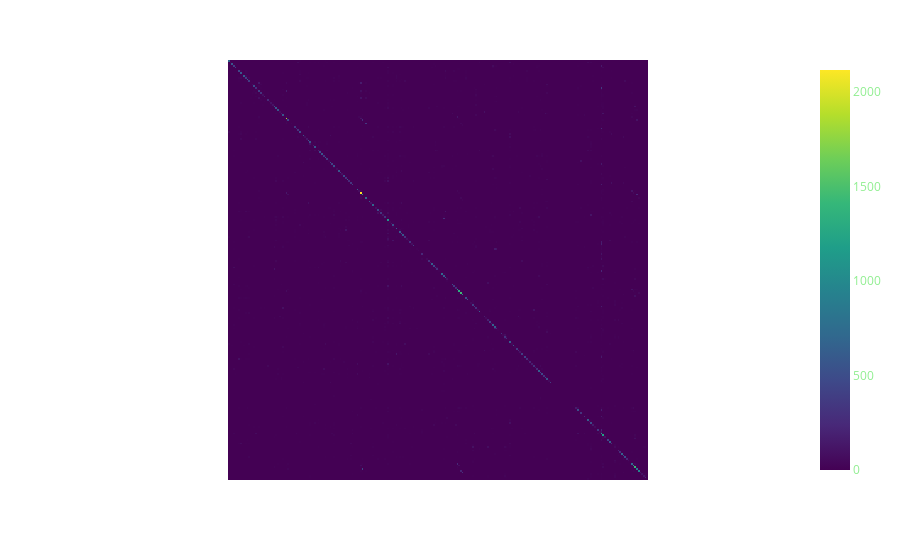

Source (notebook cell):
### Code cell
fig = px.imshow(confusion_matrix(nb_label_test, best_pred, labels=models[0].classes_), x=models[0].classes_, y=models[0].classes_)
fig.update_layout(xaxis_showticklabels=False, yaxis_showticklabels=False, height=800)
fig.show()

### Figure 1 — Plotly figure (JSON) as saved in the notebook; plotly's stock layout.template omitted (floating-point values rounded to 4 significant figures; data arrays with more than 128 entries replaced by an {"elided": "..."} marker saying what was removed)
{"data": [{"coloraxis": "coloraxis", "hovertemplate": "x: %{x}<br>y: %{y}<br>color: %{z}<extra></extra>", "name": "0", "type": "heatmap", "x": {"elided": "248 str values"}, "xaxis": "x", "y": {"elided": "248 str values"}, "yaxis": "y", "z": {"elided": "248x248 int values"}}], "layout": {"autosize": true, "coloraxis": {"colorscale": [[0, "#440154"], [0.1111, "#482878"], [0.2222, "#3e4989"], [0.3333, "#31688e"], [0.4444, "#26828e"], [0.5556, "#1f9e89"], [0.6667, "#35b779"], [0.7778, "#6ece58"], [0.8889, "#b5de2b"], [1, "#fde725"]]}, "margin": {"t": 60}, "xaxis": {"anchor": "y", "autorange": true, "constrain": "domain", "domain": [0.1746, 0.8254], "range": [-0.5, 247.5], "scaleanchor": "y", "showticklabels": false, "type": "category"}, "yaxis": {"anchor": "x", "autorange": true, "constrain": "domain", "domain": [0, 1], "range": [247.5, -0.5], "showticklabels": false, "type": "category"}}}
